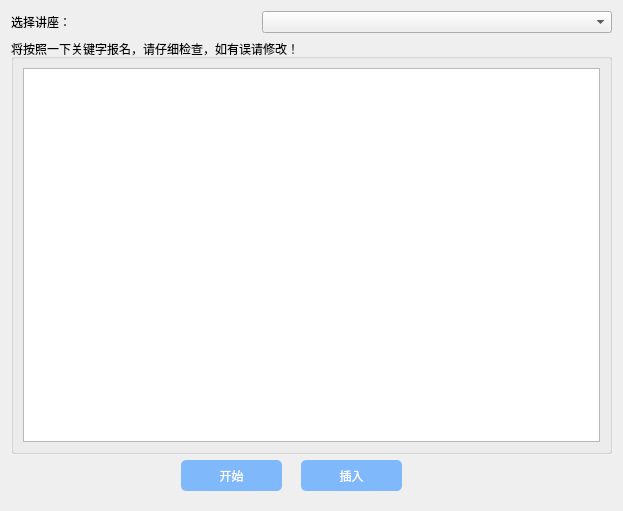
<?xml version="1.0" encoding="UTF-8"?>
<ui version="4.0">
 <class>chooseALecture</class>
 <widget class="QWidget" name="chooseALecture">
  <property name="geometry">
   <rect>
    <x>0</x>
    <y>0</y>
    <width>619</width>
    <height>511</height>
   </rect>
  </property>
  <property name="windowTitle">
   <string>Form</string>
  </property>
  <layout class="QVBoxLayout" name="verticalLayout">
   <item>
    <layout class="QHBoxLayout" name="horizontalLayout">
     <item>
      <widget class="QLabel" name="label">
       <property name="text">
        <string>选择讲座：</string>
       </property>
      </widget>
     </item>
     <item>
      <widget class="QComboBox" name="comboBox">
       <property name="minimumSize">
        <size>
         <width>350</width>
         <height>22</height>
        </size>
       </property>
       <property name="styleSheet">
        <string notr="true"/>
       </property>
      </widget>
     </item>
    </layout>
   </item>
   <item>
    <widget class="QGroupBox" name="groupBox">
     <property name="title">
      <string>将按照一下关键字报名，请仔细检查，如有误请修改！</string>
     </property>
     <layout class="QGridLayout" name="gridLayout_2">
      <item row="0" column="0">
       <widget class="QTableView" name="tableView"/>
      </item>
     </layout>
    </widget>
   </item>
   <item>
    <widget class="QWidget" name="widget" native="true">
     <property name="minimumSize">
      <size>
       <width>601</width>
       <height>40</height>
      </size>
     </property>
     <property name="maximumSize">
      <size>
       <width>601</width>
       <height>40</height>
      </size>
     </property>
     <widget class="QPushButton" name="pushButton_3">
      <property name="geometry">
       <rect>
        <x>170</x>
        <y>0</y>
        <width>101</width>
        <height>31</height>
       </rect>
      </property>
      <property name="styleSheet">
       <string notr="true">QPushButton
{
	border:none;
	background-color: rgb(128, 184, 252);
	border-radius:5px;
	color: rgb(255, 255, 255);
}
QPushButton:hover
{
	background-color: rgb(150, 203, 253);
	border-radius:5px;
}</string>
      </property>
      <property name="text">
       <string>开始</string>
      </property>
     </widget>
     <widget class="QPushButton" name="pushButton_4">
      <property name="geometry">
       <rect>
        <x>290</x>
        <y>0</y>
        <width>101</width>
        <height>31</height>
       </rect>
      </property>
      <property name="styleSheet">
       <string notr="true">QPushButton
{
	border:none;
	background-color: rgb(128, 184, 252);
	border-radius:5px;
	color: rgb(255, 255, 255);
}
QPushButton:hover
{
	background-color: rgb(150, 203, 253);
	border-radius:5px;
}</string>
      </property>
      <property name="text">
       <string>插入</string>
      </property>
     </widget>
    </widget>
   </item>
  </layout>
 </widget>
 <resources/>
 <connections/>
</ui>
